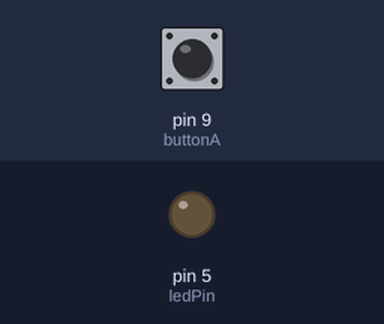
A sketch run on a simulated Arduino Uno, built with avr-gcc and run on an emulated ATmega328P. On the bench: output pins drawn as LEDs (lit = HIGH). The test bench sets the inputs (shaded band); at power-on: pin 9 (buttonA) HIGH.

Above: at 1.2 s.
1.3 s: pin 9 (buttonA) pulled LOW for 0.15 s
At 2.1 s:
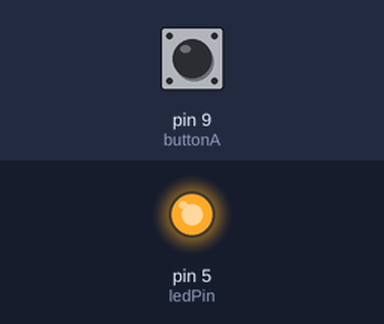
2.9 s: pin 9 (buttonA) pulled LOW for 1 s
At 4.5 s:
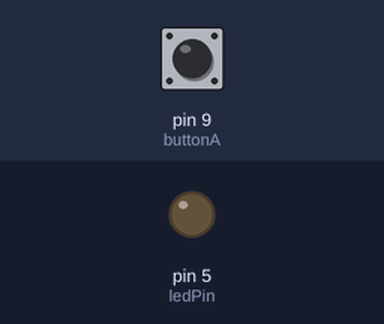
5.4 s: pin 9 (buttonA) pulled LOW for 3.2 s
At 9.3 s:
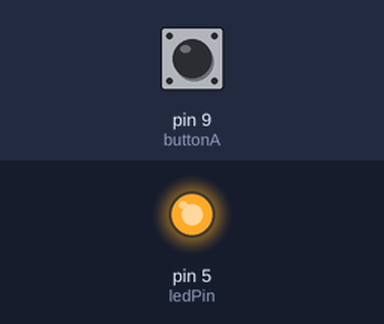
Timing chart, 0 to 10.8 s (numbered marks = the images above; inputs shaded):
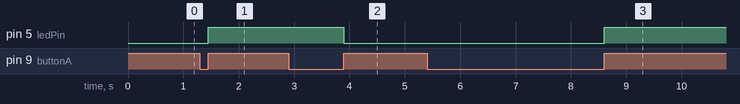

The sketch:

button2.ino
```cpp
int ledPin = 5;
int buttonA = 9;
byte durum = 0;

void setup() {
  pinMode(ledPin, OUTPUT);
  pinMode(buttonA, INPUT_PULLUP);
}

void loop() {
  if(digitalRead(buttonA) == LOW){
    delay(100);
    while(digitalRead(buttonA) == LOW);
    durum =~ durum;
    digitalWrite(ledPin, durum);
    delay(1000);
  }
}
```

Measured:
- after the input at 1.3 s, pin 5 (ledPin): LOW → HIGH after 0.15 s
- after the input at 2.9 s, pin 5 (ledPin): HIGH → LOW after 1.0 s
- after the input at 5.4 s, pin 5 (ledPin): LOW → HIGH after 3.2 s
